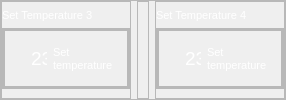
               <widget class="QFrame" name="frame_142">
                <property name="sizePolicy">
                 <sizepolicy hsizetype="Expanding" vsizetype="Expanding">
                  <horstretch>11</horstretch>
                  <verstretch>2</verstretch>
                 </sizepolicy>
                </property>
                <property name="minimumSize">
                 <size>
                  <width>70</width>
                  <height>51</height>
                 </size>
                </property>
                <property name="maximumSize">
                 <size>
                  <width>16777215</width>
                  <height>191</height>
                 </size>
                </property>
                <property name="frameShape">
                 <enum>QFrame::StyledPanel</enum>
                </property>
                <property name="frameShadow">
                 <enum>QFrame::Raised</enum>
                </property>
                <layout class="QHBoxLayout" name="horizontalLayout_81">
                 <property name="leftMargin">
                  <number>0</number>
                 </property>
                 <property name="topMargin">
                  <number>0</number>
                 </property>
                 <property name="rightMargin">
                  <number>0</number>
                 </property>
                 <property name="bottomMargin">
                  <number>0</number>
                 </property>
                 <item>
                  <widget class="QFrame" name="frame_143">
                   <property name="sizePolicy">
                    <sizepolicy hsizetype="Expanding" vsizetype="Expanding">
                     <horstretch>11</horstretch>
                     <verstretch>9</verstretch>
                    </sizepolicy>
                   </property>
                   <property name="minimumSize">
                    <size>
                     <width>20</width>
                     <height>2</height>
                    </size>
                   </property>
                   <property name="frameShape">
                    <enum>QFrame::StyledPanel</enum>
                   </property>
                   <property name="frameShadow">
                    <enum>QFrame::Raised</enum>
                   </property>
                   <layout class="QVBoxLayout" name="verticalLayout_90">
                    <property name="leftMargin">
                     <number>0</number>
                    </property>
                    <property name="topMargin">
                     <number>0</number>
                    </property>
                    <property name="rightMargin">
                     <number>0</number>
                    </property>
                    <property name="bottomMargin">
                     <number>9</number>
                    </property>
                    <item alignment="Qt::AlignBottom">
                     <widget class="QLabel" name="label_89">
                      <property name="sizePolicy">
                       <sizepolicy hsizetype="Expanding" vsizetype="Expanding">
                        <horstretch>1</horstretch>
                        <verstretch>1</verstretch>
                       </sizepolicy>
                      </property>
                      <property name="minimumSize">
                       <size>
                        <width>20</width>
                        <height>12</height>
                       </size>
                      </property>
                      <property name="font">
                       <font>
                        <pointsize>8</pointsize>
                       </font>
                      </property>
                      <property name="styleSheet">
                       <string notr="true">color: rgb(255, 255, 255);</string>
                      </property>
                      <property name="text">
                       <string>Set Temperature 3</string>
                      </property>
                     </widget>
                    </item>
                    <item>
                     <widget class="QFrame" name="frame_144">
                      <property name="sizePolicy">
                       <sizepolicy hsizetype="Expanding" vsizetype="Expanding">
                        <horstretch>11</horstretch>
                        <verstretch>3</verstretch>
                       </sizepolicy>
                      </property>
                      <property name="minimumSize">
                       <size>
                        <width>20</width>
                        <height>28</height>
                       </size>
                      </property>
                      <property name="maximumSize">
                       <size>
                        <width>16777215</width>
                        <height>100</height>
                       </size>
                      </property>
                      <property name="styleSheet">
                       <string notr="true">#frame_144{

	
	
	
	border-image: url(:/images/phptps/kadrnew-12.svg);

}</string>
                      </property>
                      <property name="frameShape">
                       <enum>QFrame::StyledPanel</enum>
                      </property>
                      <property name="frameShadow">
                       <enum>QFrame::Raised</enum>
                      </property>
                      <layout class="QVBoxLayout" name="verticalLayout_91">
                       <property name="leftMargin">
                        <number>0</number>
                       </property>
                       <property name="topMargin">
                        <number>0</number>
                       </property>
                       <property name="rightMargin">
                        <number>0</number>
                       </property>
                       <property name="bottomMargin">
                        <number>0</number>
                       </property>
                       <item>
                        <widget class="QFrame" name="frame_145">
                         <property name="sizePolicy">
                          <sizepolicy hsizetype="Expanding" vsizetype="Expanding">
                           <horstretch>9</horstretch>
                           <verstretch>9</verstretch>
                          </sizepolicy>
                         </property>
                         <property name="minimumSize">
                          <size>
                           <width>20</width>
                           <height>26</height>
                          </size>
                         </property>
                         <property name="maximumSize">
                          <size>
                           <width>16777215</width>
                           <height>16777215</height>
                          </size>
                         </property>
                         <property name="styleSheet">
                          <string notr="true">	background-color: none;</string>
                         </property>
                         <property name="frameShape">
                          <enum>QFrame::StyledPanel</enum>
                         </property>
                         <property name="frameShadow">
                          <enum>QFrame::Raised</enum>
                         </property>
                         <layout class="QVBoxLayout" name="verticalLayout_92">
                          <property name="leftMargin">
                           <number>0</number>
                          </property>
                          <property name="topMargin">
                           <number>0</number>
                          </property>
                          <property name="rightMargin">
                           <number>0</number>
                          </property>
                          <property name="bottomMargin">
                           <number>0</number>
                          </property>
                          <item>
                           <widget class="QFrame" name="frame_146">
                            <property name="sizePolicy">
                             <sizepolicy hsizetype="Expanding" vsizetype="Expanding">
                              <horstretch>9</horstretch>
                              <verstretch>6</verstretch>
                             </sizepolicy>
                            </property>
                            <property name="minimumSize">
                             <size>
                              <width>20</width>
                              <height>25</height>
                             </size>
                            </property>
                            <property name="styleSheet">
                             <string notr="true">#frame_8{
	border:none;


}</string>
                            </property>
                            <property name="frameShape">
                             <enum>QFrame::StyledPanel</enum>
                            </property>
                            <property name="frameShadow">
                             <enum>QFrame::Raised</enum>
                            </property>
                            <layout class="QHBoxLayout" name="horizontalLayout_82">
                             <property name="leftMargin">
                              <number>10</number>
                             </property>
                             <property name="topMargin">
                              <number>4</number>
                             </property>
                             <property name="rightMargin">
                              <number>0</number>
                             </property>
                             <property name="bottomMargin">
                              <number>4</number>
                             </property>
                             <item>
                              <widget class="QLabel" name="temp_image_down_35">
                               <property name="sizePolicy">
                                <sizepolicy hsizetype="Expanding" vsizetype="Expanding">
                                 <horstretch>1</horstretch>
                                 <verstretch>3</verstretch>
                                </sizepolicy>
                               </property>
                               <property name="minimumSize">
                                <size>
                                 <width>10</width>
                                 <height>4</height>
                                </size>
                               </property>
                               <property name="styleSheet">
                                <string notr="true">
	image: url(:/images/phptps/tama-sanj-07.svg);</string>
                               </property>
                               <property name="text">
                                <string/>
                               </property>
                              </widget>
                             </item>
                             <item alignment="Qt::AlignHCenter">
                              <widget class="QLabel" name="temp_down_35">
                               <property name="sizePolicy">
                                <sizepolicy hsizetype="Expanding" vsizetype="Expanding">
                                 <horstretch>3</horstretch>
                                 <verstretch>7</verstretch>
                                </sizepolicy>
                               </property>
                               <property name="minimumSize">
                                <size>
                                 <width>15</width>
                                 <height>4</height>
                                </size>
                               </property>
                               <property name="font">
                                <font>
                                 <pointsize>-1</pointsize>
                                 <weight>50</weight>
                                 <italic>false</italic>
                                 <bold>false</bold>
                                </font>
                               </property>
                               <property name="styleSheet">
                                <string notr="true">#temp_down_35{
	 color: white;
   	font:19px;

}


</string>
                               </property>
                               <property name="text">
                                <string>23</string>
                               </property>
                               <property name="textFormat">
                                <enum>Qt::PlainText</enum>
                               </property>
                               <property name="wordWrap">
                                <bool>false</bool>
                               </property>
                               <property name="margin">
                                <number>0</number>
                               </property>
                               <property name="openExternalLinks">
                                <bool>false</bool>
                               </property>
                              </widget>
                             </item>
                             <item>
                              <widget class="QLabel" name="curent_temp_label_29">
                               <property name="sizePolicy">
                                <sizepolicy hsizetype="Expanding" vsizetype="Expanding">
                                 <horstretch>8</horstretch>
                                 <verstretch>8</verstretch>
                                </sizepolicy>
                               </property>
                               <property name="minimumSize">
                                <size>
                                 <width>74</width>
                                 <height>19</height>
                                </size>
                               </property>
                               <property name="font">
                                <font>
                                 <pointsize>8</pointsize>
                                </font>
                               </property>
                               <property name="styleSheet">
                                <string notr="true">
	
	color: white;
	
</string>
                               </property>
                               <property name="text">
                                <string>Set 
temperature</string>
                               </property>
                              </widget>
                             </item>
                            </layout>
                           </widget>
                          </item>
                         </layout>
                        </widget>
                       </item>
                      </layout>
                     </widget>
                    </item>
                   </layout>
                  </widget>
                 </item>
                 <item>
                  <widget class="QFrame" name="frame_147">
                   <property name="sizePolicy">
                    <sizepolicy hsizetype="Preferred" vsizetype="Preferred">
                     <horstretch>1</horstretch>
                     <verstretch>0</verstretch>
                    </sizepolicy>
                   </property>
                   <property name="frameShape">
                    <enum>QFrame::StyledPanel</enum>
                   </property>
                   <property name="frameShadow">
                    <enum>QFrame::Raised</enum>
                   </property>
                  </widget>
                 </item>
                 <item>
                  <widget class="QFrame" name="frame_148">
                   <property name="sizePolicy">
                    <sizepolicy hsizetype="Expanding" vsizetype="Expanding">
                     <horstretch>11</horstretch>
                     <verstretch>9</verstretch>
                    </sizepolicy>
                   </property>
                   <property name="minimumSize">
                    <size>
                     <width>20</width>
                     <height>2</height>
                    </size>
                   </property>
                   <property name="frameShape">
                    <enum>QFrame::StyledPanel</enum>
                   </property>
                   <property name="frameShadow">
                    <enum>QFrame::Raised</enum>
                   </property>
                   <layout class="QVBoxLayout" name="verticalLayout_115">
                    <property name="leftMargin">
                     <number>0</number>
                    </property>
                    <property name="topMargin">
                     <number>0</number>
                    </property>
                    <property name="rightMargin">
                     <number>0</number>
                    </property>
                    <property name="bottomMargin">
                     <number>9</number>
                    </property>
                    <item alignment="Qt::AlignBottom">
                     <widget class="QLabel" name="label_101">
                      <property name="sizePolicy">
                       <sizepolicy hsizetype="Expanding" vsizetype="Expanding">
                        <horstretch>1</horstretch>
                        <verstretch>1</verstretch>
                       </sizepolicy>
                      </property>
                      <property name="minimumSize">
                       <size>
                        <width>20</width>
                        <height>12</height>
                       </size>
                      </property>
                      <property name="font">
                       <font>
                        <pointsize>8</pointsize>
                       </font>
                      </property>
                      <property name="styleSheet">
                       <string notr="true">color: rgb(255, 255, 255);</string>
                      </property>
                      <property name="text">
                       <string>Set Temperature 4</string>
                      </property>
                     </widget>
                    </item>
                    <item>
                     <widget class="QFrame" name="frame_216">
                      <property name="sizePolicy">
                       <sizepolicy hsizetype="Expanding" vsizetype="Expanding">
                        <horstretch>11</horstretch>
                        <verstretch>3</verstretch>
                       </sizepolicy>
                      </property>
                      <property name="minimumSize">
                       <size>
                        <width>20</width>
                        <height>28</height>
                       </size>
                      </property>
                      <property name="maximumSize">
                       <size>
                        <width>16777215</width>
                        <height>100</height>
                       </size>
                      </property>
                      <property name="styleSheet">
                       <string notr="true">#frame_216{

	
	
	
	border-image: url(:/images/phptps/kadrnew-12.svg);

}</string>
                      </property>
                      <property name="frameShape">
                       <enum>QFrame::StyledPanel</enum>
                      </property>
                      <property name="frameShadow">
                       <enum>QFrame::Raised</enum>
                      </property>
                      <layout class="QVBoxLayout" name="verticalLayout_116">
                       <property name="leftMargin">
                        <number>0</number>
                       </property>
                       <property name="topMargin">
                        <number>0</number>
                       </property>
                       <property name="rightMargin">
                        <number>0</number>
                       </property>
                       <property name="bottomMargin">
                        <number>0</number>
                       </property>
                       <item>
                        <widget class="QFrame" name="frame_217">
                         <property name="sizePolicy">
                          <sizepolicy hsizetype="Expanding" vsizetype="Expanding">
                           <horstretch>9</horstretch>
                           <verstretch>9</verstretch>
                          </sizepolicy>
                         </property>
                         <property name="minimumSize">
                          <size>
                           <width>20</width>
                           <height>26</height>
                          </size>
                         </property>
                         <property name="maximumSize">
                          <size>
                           <width>16777215</width>
                           <height>16777215</height>
                          </size>
                         </property>
                         <property name="styleSheet">
                          <string notr="true">	background-color: none;</string>
                         </property>
                         <property name="frameShape">
                          <enum>QFrame::StyledPanel</enum>
                         </property>
                         <property name="frameShadow">
                          <enum>QFrame::Raised</enum>
                         </property>
                         <layout class="QVBoxLayout" name="verticalLayout_117">
                          <property name="leftMargin">
                           <number>0</number>
                          </property>
                          <property name="topMargin">
                           <number>0</number>
                          </property>
                          <property name="rightMargin">
                           <number>0</number>
                          </property>
                          <property name="bottomMargin">
                           <number>0</number>
                          </property>
                          <item>
                           <widget class="QFrame" name="frame_218">
                            <property name="sizePolicy">
                             <sizepolicy hsizetype="Expanding" vsizetype="Expanding">
                              <horstretch>9</horstretch>
                              <verstretch>6</verstretch>
                             </sizepolicy>
                            </property>
                            <property name="minimumSize">
                             <size>
                              <width>20</width>
                              <height>25</height>
                             </size>
                            </property>
                            <property name="styleSheet">
                             <string notr="true">#frame_8{
	border:none;


}</string>
                            </property>
                            <property name="frameShape">
                             <enum>QFrame::StyledPanel</enum>
                            </property>
                            <property name="frameShadow">
                             <enum>QFrame::Raised</enum>
                            </property>
                            <layout class="QHBoxLayout" name="horizontalLayout_131">
                             <property name="leftMargin">
                              <number>10</number>
                             </property>
                             <property name="topMargin">
                              <number>4</number>
                             </property>
                             <property name="rightMargin">
                              <number>0</number>
                             </property>
                             <property name="bottomMargin">
                              <number>4</number>
                             </property>
                             <item>
                              <widget class="QLabel" name="temp_image_down_56">
                               <property name="sizePolicy">
                                <sizepolicy hsizetype="Expanding" vsizetype="Expanding">
                                 <horstretch>1</horstretch>
                                 <verstretch>3</verstretch>
                                </sizepolicy>
                               </property>
                               <property name="minimumSize">
                                <size>
                                 <width>10</width>
                                 <height>4</height>
                                </size>
                               </property>
                               <property name="styleSheet">
                                <string notr="true">
	image: url(:/images/phptps/tama-sanj-07.svg);</string>
                               </property>
                               <property name="text">
                                <string/>
                               </property>
                              </widget>
                             </item>
                             <item alignment="Qt::AlignHCenter">
                              <widget class="QLabel" name="temp_down_45">
                               <property name="sizePolicy">
                                <sizepolicy hsizetype="Expanding" vsizetype="Expanding">
                                 <horstretch>3</horstretch>
                                 <verstretch>7</verstretch>
                                </sizepolicy>
                               </property>
                               <property name="minimumSize">
                                <size>
                                 <width>15</width>
                                 <height>4</height>
                                </size>
                               </property>
                               <property name="font">
                                <font>
                                 <pointsize>-1</pointsize>
                                 <weight>50</weight>
                                 <italic>false</italic>
                                 <bold>false</bold>
                                </font>
                               </property>
                               <property name="styleSheet">
                                <string notr="true">#temp_down_45{
	 color: white;
   	font:19px;

}


</string>
                               </property>
                               <property name="text">
                                <string>23</string>
                               </property>
                               <property name="textFormat">
                                <enum>Qt::PlainText</enum>
                               </property>
                               <property name="wordWrap">
                                <bool>false</bool>
                               </property>
                               <property name="margin">
                                <number>0</number>
                               </property>
                               <property name="openExternalLinks">
                                <bool>false</bool>
                               </property>
                              </widget>
                             </item>
                             <item>
                              <widget class="QLabel" name="curent_temp_label_50">
                               <property name="sizePolicy">
                                <sizepolicy hsizetype="Expanding" vsizetype="Expanding">
                                 <horstretch>8</horstretch>
                                 <verstretch>8</verstretch>
                                </sizepolicy>
                               </property>
                               <property name="minimumSize">
                                <size>
                                 <width>74</width>
                                 <height>19</height>
                                </size>
                               </property>
                               <property name="font">
                                <font>
                                 <pointsize>8</pointsize>
                                </font>
                               </property>
                               <property name="styleSheet">
                                <string notr="true">
	
	color: white;
	
</string>
                               </property>
                               <property name="text">
                                <string>Set 
temperature</string>
                               </property>
                              </widget>
                             </item>
                            </layout>
                           </widget>
                          </item>
                         </layout>
                        </widget>
                       </item>
                      </layout>
                     </widget>
                    </item>
                   </layout>
                  </widget>
                 </item>
                </layout>
               </widget>
